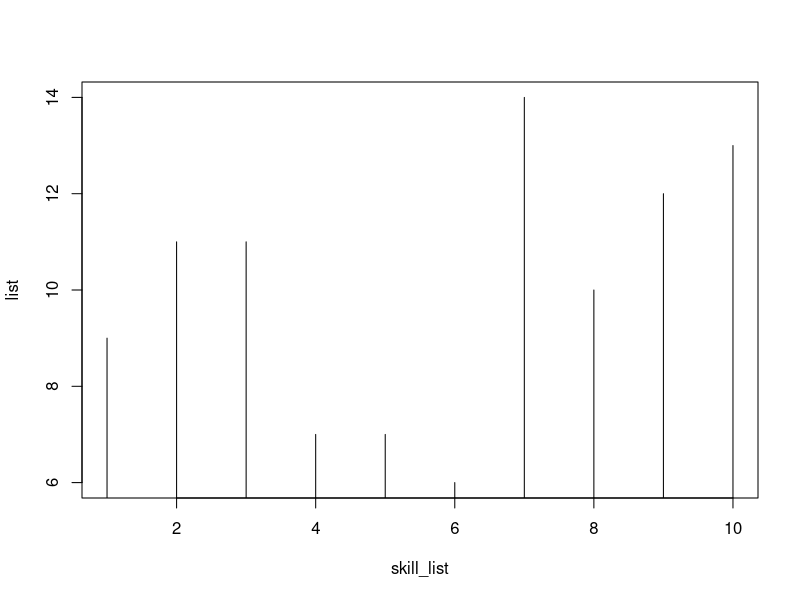
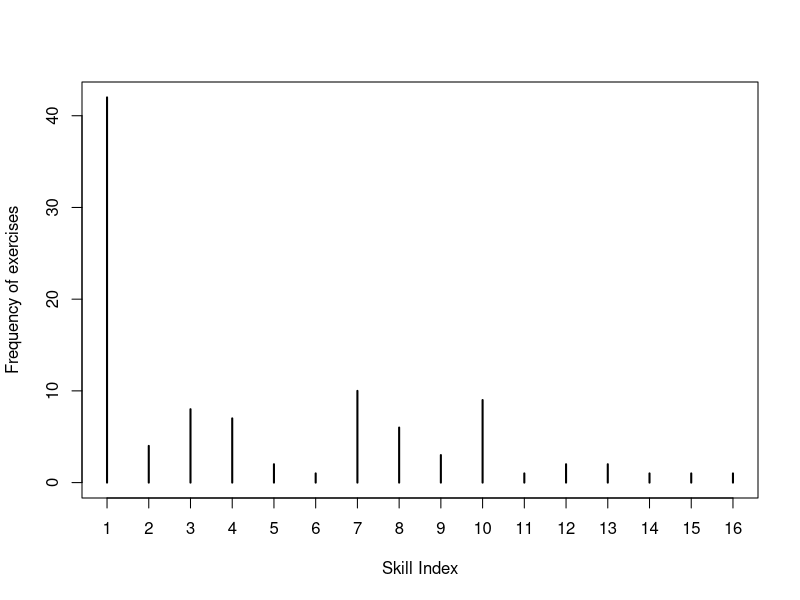
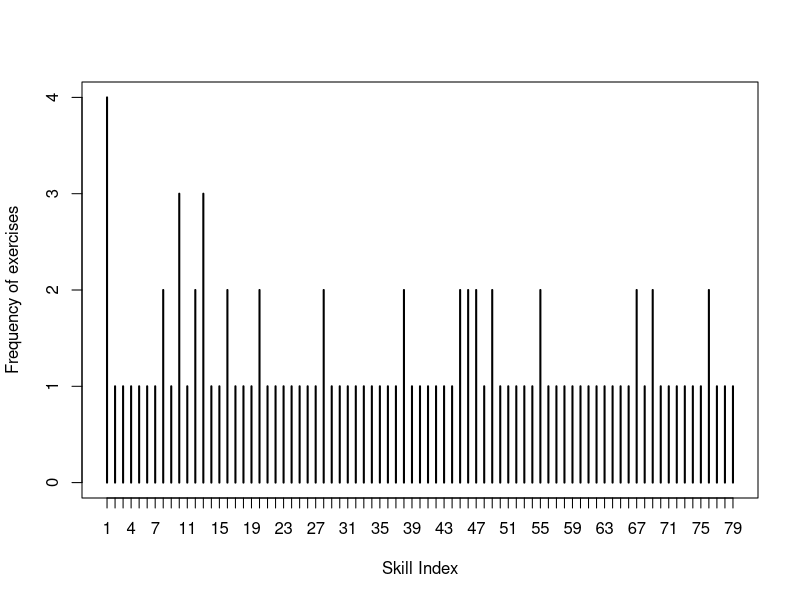
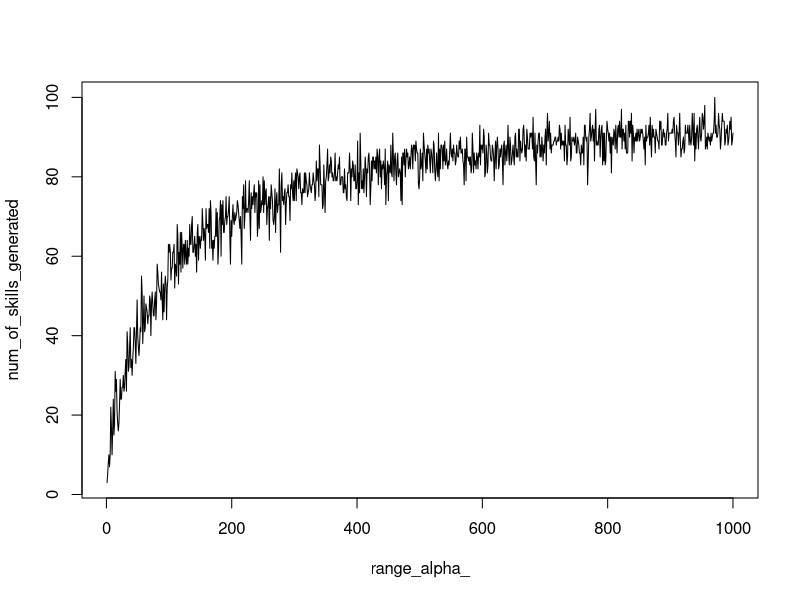
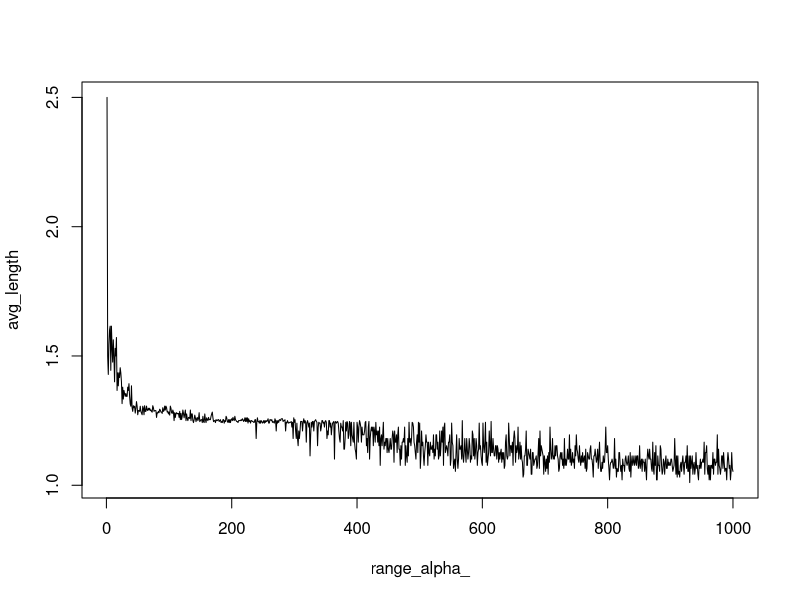

Recreate these plots in R, in order. (Note: a time limit stopped this script after it produced the figures.)
#weighted chinese restaurant process

#exercise-skill affiliation dummy data

num_of_skills = 10
num_of_exercises = 100
index <- c()
for(i in 1:num_of_exercises){
  index=append(index,sample(1:num_of_skills,1))
}
k=1
c=c()
for(j in 1:num_of_exercises){
  
  for(i in 1:num_of_skills){
    if(i==index[k]){
      c=append(c,1)
    }else{
      c=append(c,0)
    }
  }
  k=k+1
}

dummy_data_matrix <- matrix(c,nrow=num_of_exercises,ncol=num_of_skills, byrow = TRUE)

#dummy data ready
#columns represent each skill, and rows represents exercise

#base distribution(generated from uniform random)
skill_list <- c(1:10)
list = c()
for(i in 1:ncol(dummy_data_matrix)){
  list = append(list, sum(dummy_data_matrix[,i]))
}

plot(skill_list, list, type = "h")

crp = function(data, alpha) {
  
  table <- c(1)
  next_table = 2
  for (i in 2:num_of_exercises) {
    if (runif(1,0,1) < alpha / (alpha + (length(table)))) {
      # Customer sits at new table
      table <- c(table, next_table)
      next_table=next_table+1
    } else {
      # Customer sits at an existing table.
      select_table <- which_table(data,table)
      table <- c(table, select_table)
    }
  }
  table
}
#define probability distribution for table(skill) assignment

which_table <- function(data,new_skill){
  
  probs = c()
  prior_skill <- which(data[length(new_skill)+1,]==1)
  for(l in 1:length(unique(new_skill))){

    indices = which(unique(new_skill)[l] == new_skill)
    
    cond_dist_skill <- vector(mode="numeric", length=num_of_skills)
    for(m in indices){
    cond_dist_skill[which(dummy_data_matrix[m,]==1)] <- cond_dist_skill[which(dummy_data_matrix[m,]==1)]
                                                           + 1
    }
    cond_dist_skill <- (1-B)^(-cond_dist_skill)
    softmax_vector <- cond_dist_skill/sum(cond_dist_skill)
    softmax <- softmax_vector[prior_skill]
    
    proportional_value <- length(indices)*(1+B*(softmax-1))            #DEFINE HERE
    probs = append(probs, proportional_value)
  }
  if(sum(probs) !=0)
    probs=probs/sum(probs)
  
  if(length(probs)>1)
    return(sample(x = unique(new_skill), size = 1, prob = probs, replace=T))
  else
    return(unique(new_skill)) #returns table "1" if only that table is available
}

#Resulting distribution
B=0.5
alpha_ = 10
alpha = (alpha_)*(1-B)
v = crp(dummy_data_matrix, alpha)

plot(
  table( v )
  ,xlab="Skill Index", ylab="Frequency of exercises"
)

#EFFECT OF alpha_ ON FINAL DISTRIBUTION
#as we increase value of alpha, wcrp will tend towards to our base distribution, which is uniform random
alpha_ = 500
alpha = (alpha_)*(1-B)
v = crp(dummy_data_matrix, alpha)

plot(
  table( v )
  ,xlab="Skill Index", ylab="Frequency of exercises"
)

#effect of alpha_ on number of clusters generated
num_of_skills_generated = c()
range_alpha_ = c(1:1000)
for(alpha_ in  range_alpha_){
  alpha = (alpha_)*(1-B)
  crp_for_plot = crp(dummy_data_matrix, alpha)
  num_of_skills_generated[alpha_] = length(unique(crp_for_plot))
}

plot(range_alpha_, num_of_skills_generated, type = "l")
#similar to log(n) distribution 

#effect of alpha_ on average number of exercises in each skill(cluster)
range_alpha_ = c(1:1000)
avg_length=c()
for(alpha_ in  range_alpha_){
  alpha = (alpha_)*(1-B)
  crp_for_plot = crp(dummy_data_matrix, alpha)
  
  z=c()
  for(i in 1:length(unique(crp_for_plot))){
    u=c()
    indexes <- which(unique(crp_for_plot)[i] == v)
    for(m in indexes){
      u= append(u,which(dummy_data_matrix[m,] == 1))
    }
    z[[i]] = table(u)/length(u)
    z=as.list(z)
  }
  length=0
  for(i in 1:length(z)){
    length = length+length(z[[i]])
  }
  avg_length=append(avg_length,length/length(z))
}

plot(range_alpha_, avg_length, type = "l")
#similar to e^(-n) distribution

#Exchangeable property

index_i=29   #random index1
index_j=39  #random index2
count=0
alpha=1
for(i in 1:1000){
  a = crp(dummy_data_matrix, alpha)
  b = crp(dummy_data_matrix, alpha)
  if(a[index_i] == a[index_j]){
    count=count+1
  }
}
count/1000
1/(1+alpha)
#probability of 2 exercises being in a same cluster remains same irrespective of index
